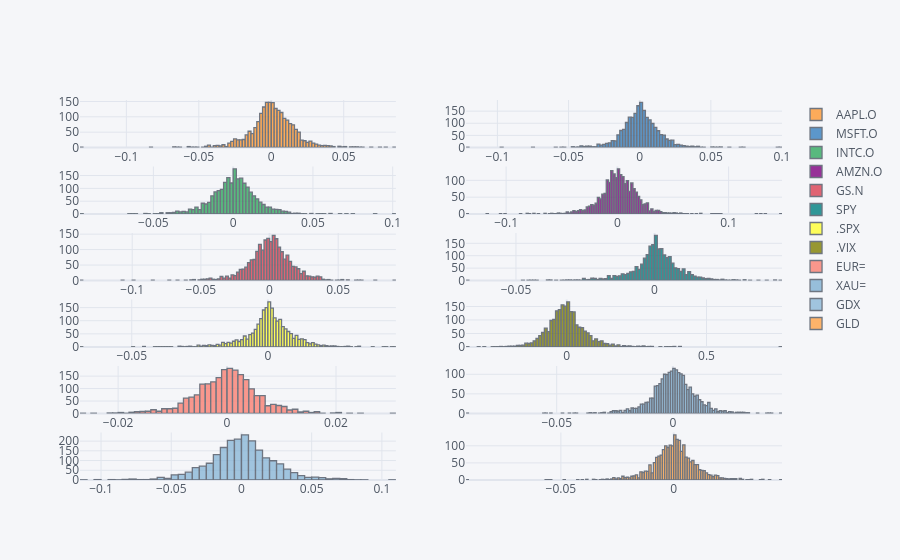

The code cell stored with this chart in its notebook:
### Code cell
rets.iplot(kind='histogram', subplots=True)

### Figure 1 — Plotly figure (JSON) as saved in the notebook; plotly's stock layout.template omitted (floating-point values rounded to 4 significant figures; data arrays with more than 128 entries replaced by an {"elided": "..."} marker saying what was removed)
{"data": [{"histfunc": "count", "histnorm": "", "marker": {"color": "rgba(255, 153, 51, 1.0)", "line": {"color": "#4D5663", "width": 1.3}}, "name": "AAPL.O", "opacity": 0.8, "orientation": "v", "x": {"elided": "2138 float values"}, "xaxis": "x", "yaxis": "y", "type": "histogram"}, {"histfunc": "count", "histnorm": "", "marker": {"color": "rgba(55, 128, 191, 1.0)", "line": {"color": "#4D5663", "width": 1.3}}, "name": "MSFT.O", "opacity": 0.8, "orientation": "v", "x": {"elided": "2138 float values"}, "xaxis": "x2", "yaxis": "y2", "type": "histogram"}, {"histfunc": "count", "histnorm": "", "marker": {"color": "rgba(50, 171, 96, 1.0)", "line": {"color": "#4D5663", "width": 1.3}}, "name": "INTC.O", "opacity": 0.8, "orientation": "v", "x": {"elided": "2138 float values"}, "xaxis": "x3", "yaxis": "y3", "type": "histogram"}, {"histfunc": "count", "histnorm": "", "marker": {"color": "rgba(128, 0, 128, 1.0)", "line": {"color": "#4D5663", "width": 1.3}}, "name": "AMZN.O", "opacity": 0.8, "orientation": "v", "x": {"elided": "2138 float values"}, "xaxis": "x4", "yaxis": "y4", "type": "histogram"}, {"histfunc": "count", "histnorm": "", "marker": {"color": "rgba(219, 64, 82, 1.0)", "line": {"color": "#4D5663", "width": 1.3}}, "name": "GS.N", "opacity": 0.8, "orientation": "v", "x": {"elided": "2138 float values"}, "xaxis": "x5", "yaxis": "y5", "type": "histogram"}, {"histfunc": "count", "histnorm": "", "marker": {"color": "rgba(0, 128, 128, 1.0)", "line": {"color": "#4D5663", "width": 1.3}}, "name": "SPY", "opacity": 0.8, "orientation": "v", "x": {"elided": "2138 float values"}, "xaxis": "x6", "yaxis": "y6", "type": "histogram"}, {"histfunc": "count", "histnorm": "", "marker": {"color": "rgba(255, 255, 51, 1.0)", "line": {"color": "#4D5663", "width": 1.3}}, "name": ".SPX", "opacity": 0.8, "orientation": "v", "x": {"elided": "2138 float values"}, "xaxis": "x7", "yaxis": "y7", "type": "histogram"}, {"histfunc": "count", "histnorm": "", "marker": {"color": "rgba(128, 128, 0, 1.0)", "line": {"color": "#4D5663", "width": 1.3}}, "name": ".VIX", "opacity": 0.8, "orientation": "v", "x": {"elided": "2138 float values"}, "xaxis": "x8", "yaxis": "y8", "type": "histogram"}, {"histfunc": "count", "histnorm": "", "marker": {"color": "rgba(251, 128, 114, 1.0)", "line": {"color": "#4D5663", "width": 1.3}}, "name": "EUR=", "opacity": 0.8, "orientation": "v", "x": {"elided": "2138 float values"}, "xaxis": "x9", "yaxis": "y9", "type": "histogram"}, {"histfunc": "count", "histnorm": "", "marker": {"color": "rgba(128, 177, 211, 1.0)", "line": {"color": "#4D5663", "width": 1.3}}, "name": "XAU=", "opacity": 0.8, "orientation": "v", "x": {"elided": "2138 float values"}, "xaxis": "x10", "yaxis": "y10", "type": "histogram"}, {"histfunc": "count", "histnorm": "", "marker": {"color": "rgba(128, 177, 211, 0.8999999999999999)", "line": {"color": "#4D5663", "width": 1.3}}, "name": "GDX", "opacity": 0.8, "orientation": "v", "x": {"elided": "2138 float values"}, "xaxis": "x11", "yaxis": "y11", "type": "histogram"}, {"histfunc": "count", "histnorm": "", "marker": {"color": "rgba(255, 153, 51, 0.8999999999999999)", "line": {"color": "#4D5663", "width": 1.3}}, "name": "GLD", "opacity": 0.8, "orientation": "v", "x": {"elided": "2138 float values"}, "xaxis": "x12", "yaxis": "y12", "type": "histogram"}], "layout": {"barmode": "overlay", "legend": {"bgcolor": "#F5F6F9", "font": {"color": "#4D5663"}}, "paper_bgcolor": "#F5F6F9", "plot_bgcolor": "#F5F6F9", "title": {"font": {"color": "#4D5663"}}, "xaxis": {"anchor": "y", "domain": [0, 0.45], "gridcolor": "#E1E5ED", "showgrid": true, "tickfont": {"color": "#4D5663"}, "title": {"font": {"color": "#4D5663"}, "text": ""}, "zerolinecolor": "#E1E5ED"}, "yaxis": {"anchor": "x", "domain": [0.875, 1], "gridcolor": "#E1E5ED", "showgrid": true, "tickfont": {"color": "#4D5663"}, "title": {"font": {"color": "#4D5663"}, "text": ""}, "zerolinecolor": "#E1E5ED"}, "xaxis2": {"anchor": "y2", "domain": [0.55, 1], "gridcolor": "#E1E5ED", "showgrid": true, "tickfont": {"color": "#4D5663"}, "title": {"font": {"color": "#4D5663"}, "text": ""}, "zerolinecolor": "#E1E5ED"}, "yaxis2": {"anchor": "x2", "domain": [0.875, 1], "gridcolor": "#E1E5ED", "showgrid": true, "tickfont": {"color": "#4D5663"}, "title": {"font": {"color": "#4D5663"}, "text": ""}, "zerolinecolor": "#E1E5ED"}, "xaxis3": {"anchor": "y3", "domain": [0, 0.45], "gridcolor": "#E1E5ED", "showgrid": true, "tickfont": {"color": "#4D5663"}, "title": {"font": {"color": "#4D5663"}, "text": ""}, "zerolinecolor": "#E1E5ED"}, "yaxis3": {"anchor": "x3", "domain": [0.7, 0.825], "gridcolor": "#E1E5ED", "showgrid": true, "tickfont": {"color": "#4D5663"}, "title": {"font": {"color": "#4D5663"}, "text": ""}, "zerolinecolor": "#E1E5ED"}, "xaxis4": {"anchor": "y4", "domain": [0.55, 1], "gridcolor": "#E1E5ED", "showgrid": true, "tickfont": {"color": "#4D5663"}, "title": {"font": {"color": "#4D5663"}, "text": ""}, "zerolinecolor": "#E1E5ED"}, "yaxis4": {"anchor": "x4", "domain": [0.7, 0.825], "gridcolor": "#E1E5ED", "showgrid": true, "tickfont": {"color": "#4D5663"}, "title": {"font": {"color": "#4D5663"}, "text": ""}, "zerolinecolor": "#E1E5ED"}, "xaxis5": {"anchor": "y5", "domain": [0, 0.45], "gridcolor": "#E1E5ED", "showgrid": true, "tickfont": {"color": "#4D5663"}, "title": {"font": {"color": "#4D5663"}, "text": ""}, "zerolinecolor": "#E1E5ED"}, "yaxis5": {"anchor": "x5", "domain": [0.525, 0.65], "gridcolor": "#E1E5ED", "showgrid": true, "tickfont": {"color": "#4D5663"}, "title": {"font": {"color": "#4D5663"}, "text": ""}, "zerolinecolor": "#E1E5ED"}, "xaxis6": {"anchor": "y6", "domain": [0.55, 1], "gridcolor": "#E1E5ED", "showgrid": true, "tickfont": {"color": "#4D5663"}, "title": {"font": {"color": "#4D5663"}, "text": ""}, "zerolinecolor": "#E1E5ED"}, "yaxis6": {"anchor": "x6", "domain": [0.525, 0.65], "gridcolor": "#E1E5ED", "showgrid": true, "tickfont": {"color": "#4D5663"}, "title": {"font": {"color": "#4D5663"}, "text": ""}, "zerolinecolor": "#E1E5ED"}, "xaxis7": {"anchor": "y7", "domain": [0, 0.45], "gridcolor": "#E1E5ED", "showgrid": true, "tickfont": {"color": "#4D5663"}, "title": {"font": {"color": "#4D5663"}, "text": ""}, "zerolinecolor": "#E1E5ED"}, "yaxis7": {"anchor": "x7", "domain": [0.35, 0.475], "gridcolor": "#E1E5ED", "showgrid": true, "tickfont": {"color": "#4D5663"}, "title": {"font": {"color": "#4D5663"}, "text": ""}, "zerolinecolor": "#E1E5ED"}, "xaxis8": {"anchor": "y8", "domain": [0.55, 1], "gridcolor": "#E1E5ED", "showgrid": true, "tickfont": {"color": "#4D5663"}, "title": {"font": {"color": "#4D5663"}, "text": ""}, "zerolinecolor": "#E1E5ED"}, "yaxis8": {"anchor": "x8", "domain": [0.35, 0.475], "gridcolor": "#E1E5ED", "showgrid": true, "tickfont": {"color": "#4D5663"}, "title": {"font": {"color": "#4D5663"}, "text": ""}, "zerolinecolor": "#E1E5ED"}, "xaxis9": {"anchor": "y9", "domain": [0, 0.45], "gridcolor": "#E1E5ED", "showgrid": true, "tickfont": {"color": "#4D5663"}, "title": {"font": {"color": "#4D5663"}, "text": ""}, "zerolinecolor": "#E1E5ED"}, "yaxis9": {"anchor": "x9", "domain": [0.175, 0.3], "gridcolor": "#E1E5ED", "showgrid": true, "tickfont": {"color": "#4D5663"}, "title": {"font": {"color": "#4D5663"}, "text": ""}, "zerolinecolor": "#E1E5ED"}, "xaxis10": {"anchor": "y10", "domain": [0.55, 1], "gridcolor": "#E1E5ED", "showgrid": true, "tickfont": {"color": "#4D5663"}, "title": {"font": {"color": "#4D5663"}, "text": ""}, "zerolinecolor": "#E1E5ED"}, "yaxis10": {"anchor": "x10", "domain": [0.175, 0.3], "gridcolor": "#E1E5ED", "showgrid": true, "tickfont": {"color": "#4D5663"}, "title": {"font": {"color": "#4D5663"}, "text": ""}, "zerolinecolor": "#E1E5ED"}, "xaxis11": {"anchor": "y11", "domain": [0, 0.45], "gridcolor": "#E1E5ED", "showgrid": true, "tickfont": {"color": "#4D5663"}, "title": {"font": {"color": "#4D5663"}, "text": ""}, "zerolinecolor": "#E1E5ED"}, "yaxis11": {"anchor": "x11", "domain": [0, 0.125], "gridcolor": "#E1E5ED", "showgrid": true, "tickfont": {"color": "#4D5663"}, "title": {"font": {"color": "#4D5663"}, "text": ""}, "zerolinecolor": "#E1E5ED"}, "xaxis12": {"anchor": "y12", "domain": [0.55, 1], "gridcolor": "#E1E5ED", "showgrid": true, "tickfont": {"color": "#4D5663"}, "title": {"font": {"color": "#4D5663"}, "text": ""}, "zerolinecolor": "#E1E5ED"}, "yaxis12": {"anchor": "x12", "domain": [0, 0.125], "gridcolor": "#E1E5ED", "showgrid": true, "tickfont": {"color": "#4D5663"}, "title": {"font": {"color": "#4D5663"}, "text": ""}, "zerolinecolor": "#E1E5ED"}}}
